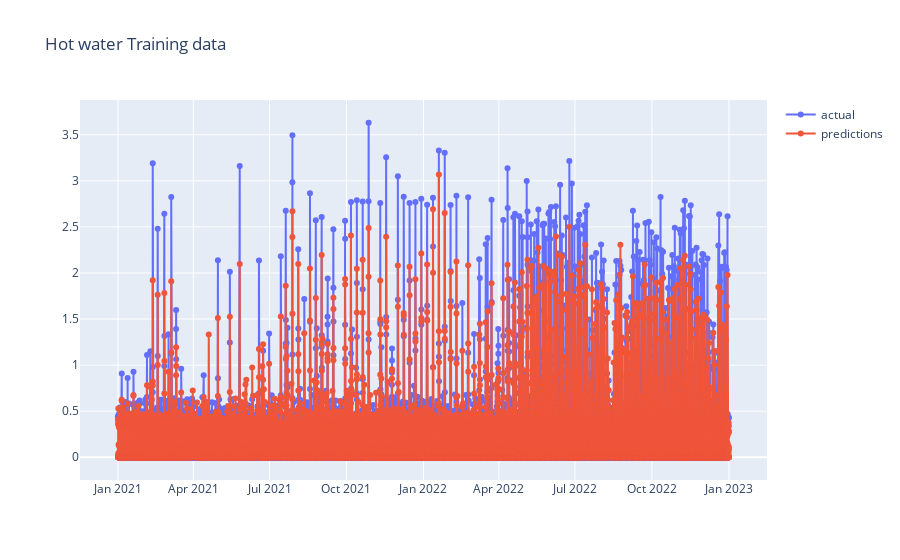

This figure's notebook cell:
### Code cell
plot_predictions(predictions_training, title_text="Hot water Training data")

### Figure 1 — Plotly figure (JSON) as saved in the notebook; plotly's stock layout.template omitted (floating-point values rounded to 4 significant figures; data arrays with more than 128 entries replaced by an {"elided": "..."} marker saying what was removed)
{"data": [{"mode": "lines+markers", "name": "actual", "type": "scatter", "x": {"elided": "17518 str values"}, "y": {"elided": "17518 float values"}}, {"mode": "lines+markers", "name": "predictions", "type": "scatter", "x": {"elided": "17518 str values"}, "y": {"elided": "17518 float values"}}], "layout": {"title": {"text": "Hot water Training data"}}}
